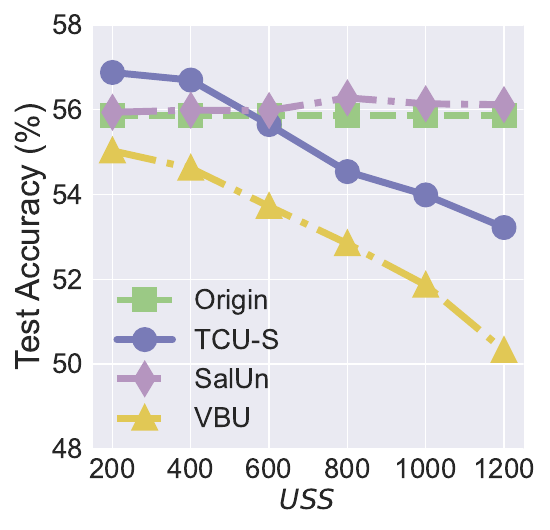

This chart was generated by the following Python code:


import numpy as np
import matplotlib.pyplot as plt

epsilon = 3
beta = 1 / epsilon


x=[1, 2, 3, 4, 5, 6]
# validation_for_plt =[97,95.8600, 94.9400, 93.5400, 93.2400]
# attack_for_plt=[0, 0.3524, 0, 0.1762, 0.1762]
# basic_for_plt=[99.8, 99.8, 99.8, 99.8, 99.8]

labels = ['200', '400', '600', '800', '1000', '1200']
# unl_org = [97.77, 97.55, 97.35, 97.29, 97.21, 97.21]

# unl_hess_r = [96.6, 96.66, 96.04, 95.94, 95.85, 97.21]
OUL = [0.5688, 0.5670, 0.55650, 0.5454, 0.5399, 0.5322]

org_acc = [0.5587, 0.5587, 0.5587, 0.5587, 0.5587, 0.5587]

salun_acc = [0.5594, 0.5599,  0.5598, 0.5628, 0.5614, 0.5612]
# unl_ss_wo = [94.32, 94.53, 94.78, 93.38, 94.04, 97.21]
vbu_ldp_acc = [0.5503, 0.5462, 0.5372, 0.5284, 0.5186, 0.5032]

for i in range(len(OUL)):
    OUL[i] = OUL[i]*100
    org_acc[i] = org_acc[i]*100
    salun_acc[i] = salun_acc[i]*100
    vbu_ldp_acc[i] = vbu_ldp_acc[i] * 100

plt.style.use('seaborn')
plt.figure(figsize=(5.5, 5.3))
l_w=5
m_s=15
marker_s = 3
markevery=1
#plt.figure(figsize=(8, 5.3))
#plt.plot(x, unl_fr, color='blue', marker='^', label='Retrain',linewidth=l_w, markersize=m_s)

#plt.plot(x, unl_ss_w, color='g',  marker='*',  label='PriMU$_{w}$',linewidth=l_w, markersize=m_s)
plt.plot(x, org_acc, linestyle='--', color='#9BC985',  marker='s', fillstyle='full', markevery=markevery,
         label='Origin',linewidth=l_w, markersize=m_s, markeredgewidth=marker_s)


plt.plot(x, OUL, linestyle='-', color='#797BB7', marker='o', fillstyle='full', markevery=markevery,
         label='TCU-S', linewidth=l_w, markersize=m_s, markeredgewidth=marker_s)


plt.plot(x, salun_acc, linestyle='-.', color='#B595BF',  marker='d', fillstyle='full', markevery=markevery, label='SalUn',linewidth=l_w, markersize=m_s, markeredgewidth=marker_s)

plt.plot(x, vbu_ldp_acc, linestyle='-.', color='#E1C855',  marker='^', fillstyle='full', markevery=markevery,
         label='VBU',linewidth=l_w, markersize=m_s, markeredgewidth=marker_s)


# plt.grid()
leg = plt.legend(fancybox=True, shadow=True)
# plt.xlabel('Malicious Client Ratio (%)' ,fontsize=16)
plt.ylabel('Test Accuracy (%)' ,fontsize=24)
my_y_ticks = np.arange(48., 58.5, 2)
plt.yticks(my_y_ticks,fontsize=20)
plt.xlabel('$\it USS$' ,fontsize=20)

plt.xticks(x, labels, fontsize=20)
# plt.title('CIFAR10 IID')

# plt.annotate(r"1e0", xy=(0.1, 1.01), xycoords='axes fraction', xytext=(-10, 10), textcoords='offset points', ha='right', va='center', fontsize=15)


# plt.title('(c) Utility Preservation', fontsize=24)
plt.legend(loc=(0.03, 0.01),fontsize=20)
plt.tight_layout()
#plt.title("MNIST")
plt.rcParams['figure.figsize'] = (2.0, 1)
plt.rcParams['image.interpolation'] = 'nearest'
plt.rcParams['figure.subplot.left'] = 0.11
plt.rcParams['figure.subplot.bottom'] = 0.08
plt.rcParams['figure.subplot.right'] = 0.977
plt.rcParams['figure.subplot.top'] = 0.969
plt.savefig('tiny_imagenet_model_TA_uss.pdf', format='pdf', dpi=200)
plt.show()